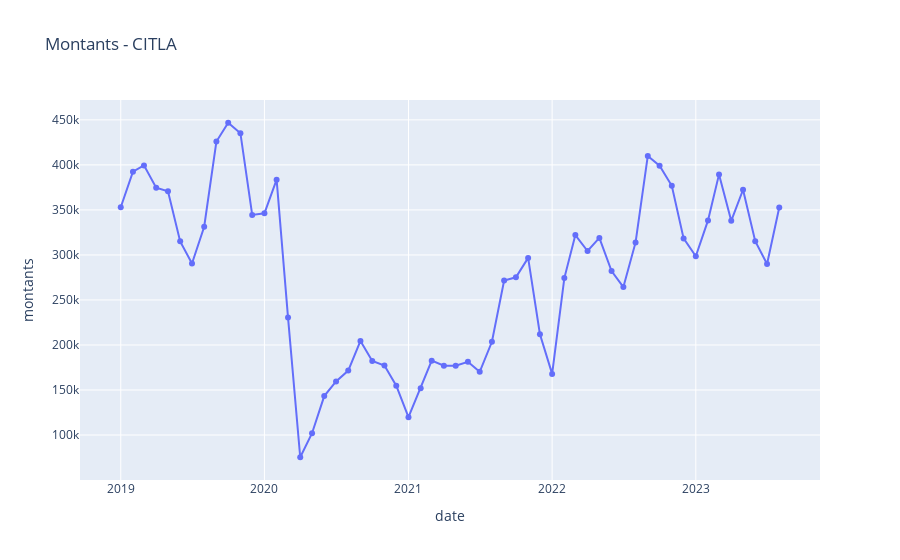

Notebook cell for this chart:
### Markdown cell above
### Graphiques

### Code cell
for sect in secteur:
    fig = px.line(data[data['secteur']==sect], x="date", y="montants",
                    title='Montants - ' + sect)
    fig.update_traces(mode="markers+lines")
    fig.show()

### Figure 1 — Plotly figure (JSON) as saved in the notebook; plotly's stock layout.template omitted (floating-point values rounded to 4 significant figures)
{"data": [{"hovertemplate": "date=%{x}<br>montants=%{y}<extra></extra>", "legendgroup": "", "line": {"color": "#636efa", "dash": "solid"}, "marker": {"symbol": "circle"}, "mode": "markers+lines", "name": "", "orientation": "v", "showlegend": false, "type": "scatter", "x": ["2019-01-01", "2019-02-01", "2019-03-01", "2019-04-01", "2019-05-01", "2019-06-01", "2019-07-01", "2019-08-01", "2019-09-01", "2019-10-01", "2019-11-01", "2019-12-01", "2020-01-01", "2020-02-01", "2020-03-01", "2020-04-01", "2020-05-01", "2020-06-01", "2020-07-01", "2020-08-01", "2020-09-01", "2020-10-01", "2020-11-01", "2020-12-01", "2021-01-01", "2021-02-01", "2021-03-01", "2021-04-01", "2021-05-01", "2021-06-01", "2021-07-01", "2021-08-01", "2021-09-01", "2021-10-01", "2021-11-01", "2021-12-01", "2022-01-01", "2022-02-01", "2022-03-01", "2022-04-01", "2022-05-01", "2022-06-01", "2022-07-01", "2022-08-01", "2022-09-01", "2022-10-01", "2022-11-01", "2022-12-01", "2023-01-01", "2023-02-01", "2023-03-01", "2023-04-01", "2023-05-01", "2023-06-01", "2023-07-01", "2023-08-01"], "xaxis": "x", "y": [352973, 392446, 399449, 374626, 370742, 315071, 290440, 331326, 425961, 446796, 435238, 344398, 346314, 383622, 230458, 75333, 102042, 143274, 159541, 171616, 204461, 182322, 177287, 154872, 119778, 151866, 182604, 177074, 177076, 181273, 170247, 203548, 271637, 275118, 296738, 211927, 167889, 274284, 322102, 304387, 318884, 282097, 264341, 313907, 409964, 399046, 376781, 318374, 298584, 338351, 389459, 337833, 372388, 315286, 289943, 352596], "yaxis": "y"}], "layout": {"legend": {"tracegroupgap": 0}, "title": {"text": "Montants - CITLA"}, "xaxis": {"anchor": "y", "domain": [0, 1], "title": {"text": "date"}}, "yaxis": {"anchor": "x", "domain": [0, 1], "title": {"text": "montants"}}}}
